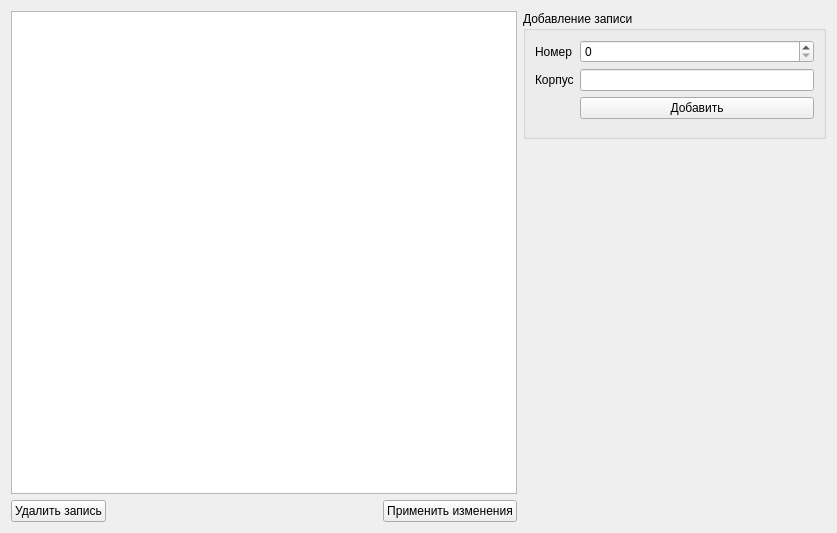
<?xml version="1.0" encoding="UTF-8"?>
<ui version="4.0">
 <class>AudienceEditWidget</class>
 <widget class="QWidget" name="AudienceEditWidget">
  <property name="geometry">
   <rect>
    <x>0</x>
    <y>0</y>
    <width>837</width>
    <height>533</height>
   </rect>
  </property>
  <property name="windowTitle">
   <string>Form</string>
  </property>
  <layout class="QHBoxLayout" name="horizontalLayout_2" stretch="5,3">
   <item>
    <layout class="QVBoxLayout" name="verticalLayout_2">
     <item>
      <widget class="QTableView" name="tableView"/>
     </item>
     <item>
      <layout class="QHBoxLayout" name="horizontalLayout">
       <item>
        <widget class="QPushButton" name="removePushButton">
         <property name="text">
          <string>Удалить запись</string>
         </property>
        </widget>
       </item>
       <item>
        <spacer name="horizontalSpacer">
         <property name="orientation">
          <enum>Qt::Horizontal</enum>
         </property>
         <property name="sizeHint" stdset="0">
          <size>
           <width>40</width>
           <height>20</height>
          </size>
         </property>
        </spacer>
       </item>
       <item>
        <widget class="QPushButton" name="applyPushButton">
         <property name="text">
          <string>Применить изменения</string>
         </property>
        </widget>
       </item>
      </layout>
     </item>
    </layout>
   </item>
   <item>
    <layout class="QVBoxLayout" name="verticalLayout" stretch="1,3">
     <item>
      <widget class="QGroupBox" name="groupBox">
       <property name="title">
        <string>Добавление записи</string>
       </property>
       <layout class="QFormLayout" name="formLayout">
        <item row="0" column="0">
         <widget class="QLabel" name="numberLabel">
          <property name="text">
           <string>Номер</string>
          </property>
         </widget>
        </item>
        <item row="0" column="1">
         <widget class="QSpinBox" name="numberSpinBox"/>
        </item>
        <item row="1" column="0">
         <widget class="QLabel" name="buildingLabel">
          <property name="text">
           <string>Корпус</string>
          </property>
         </widget>
        </item>
        <item row="1" column="1">
         <widget class="QLineEdit" name="buildingLineEdit"/>
        </item>
        <item row="2" column="1">
         <widget class="QPushButton" name="addPushButton">
          <property name="text">
           <string>Добавить</string>
          </property>
         </widget>
        </item>
       </layout>
      </widget>
     </item>
     <item>
      <spacer name="verticalSpacer">
       <property name="orientation">
        <enum>Qt::Vertical</enum>
       </property>
       <property name="sizeHint" stdset="0">
        <size>
         <width>20</width>
         <height>40</height>
        </size>
       </property>
      </spacer>
     </item>
    </layout>
   </item>
  </layout>
 </widget>
 <resources/>
 <connections/>
</ui>
